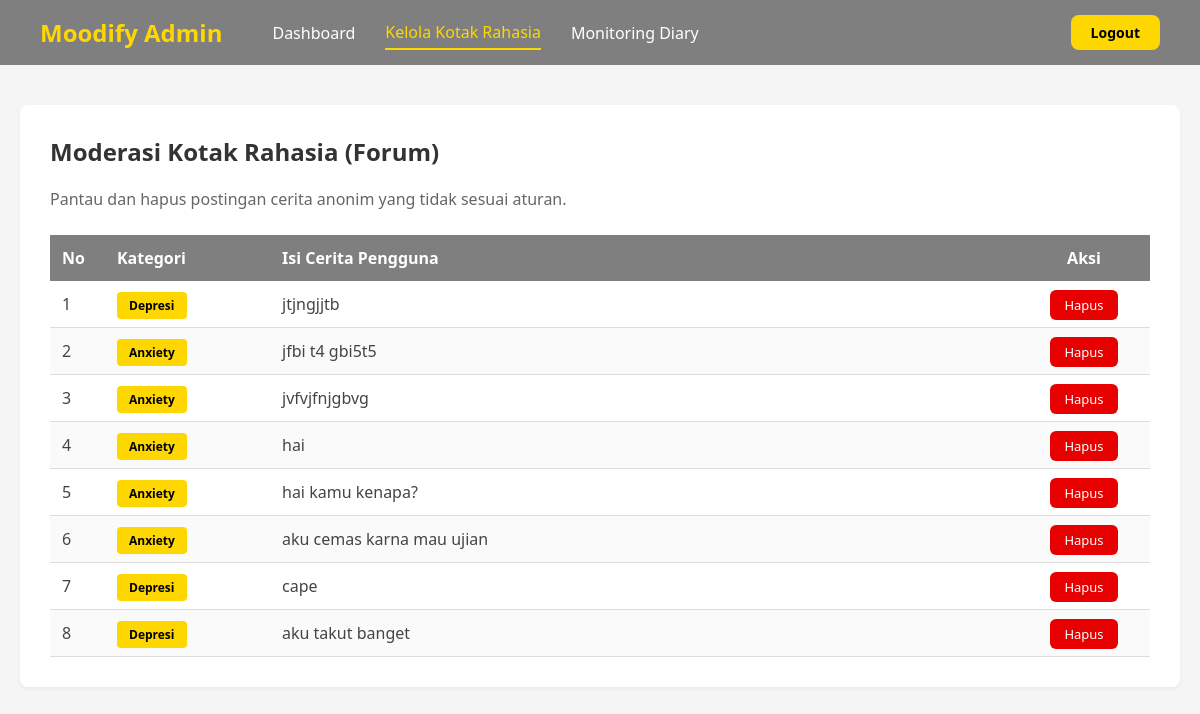
The page /admin_kotakrahasia.php (signed in) on the database its author committed.
### tables this page shows
CREATE TABLE `kotak_rahasia` (
  `id_post` int(11) NOT NULL,
  `id_user` int(11) NOT NULL,
  `kategori` varchar(50) NOT NULL,
  `isi_cerita` text NOT NULL,
  `created_at` timestamp NOT NULL DEFAULT current_timestamp()
);

### admin_kotakrahasia.php (the view, shortened to what this page needs)
<?php
include 'config.php';
$query_data = mysqli_query($conn, "SELECT * FROM kotak_rahasia ORDER BY id_post DESC");
?>
<!DOCTYPE html>
<html lang="id">
<head>
</head>
<body>
    <div class="navbar">
        <a href="admin_dashboard.php" class="brand">Moodify Admin</a>
        <a href="admin_dashboard.php" class="menu-link">Dashboard</a>
        <a href="admin_kotakrahasia.php" class="menu-link active">Kelola Kotak Rahasia</a>
        <a href="admin_mydiary.php" class="menu-link">Monitoring Diary</a>
        <a href="logout.php" class="btn-logout">Logout</a>
    </div>
    <div class="container">
        <h2>Moderasi Kotak Rahasia (Forum)</h2>
        <p style="color: #666;">Pantau dan hapus postingan cerita anonim yang tidak sesuai aturan.</p>
        <table>
            <thead>
                <tr>
                    <th style="width: 5%;">No</th>
                    <th style="width: 15%;">Kategori</th>
                    <th>Isi Cerita Pengguna</th>
                    <th style="width: 12%; text-align: center;">Aksi</th>
                </tr>
            </thead>
            <tbody>
                <?php
                $no = 1;
                while($row = mysqli_fetch_assoc($query_data)) {
                ?>
                <tr>
                    <td><?php echo $no++; ?></td>
                    <td><span class="badge"><?php echo htmlspecialchars($row['kategori']); ?></span></td>
                    <td><?php echo htmlspecialchars($row['isi_cerita']); ?></td>
                    <td style="text-align: center;">
                        <a href="admin_kotakrahasia.php?action=delete&id=<?php echo $row['id_post']; ?>"
                           class="btn-delete" onclick="return confirm('Yakin ingin menghapus cerita ini?')">Hapus</a>
                    </td>
                </tr>
                <?php } ?>
            </tbody>
        </table>
    </div>
</body>
</html>

### admin_kotakrahasia.php (style rules this page uses)
body { font-family: 'Segoe UI', sans-serif; background-color: #f5f5f5; margin: 0; padding: 0; }
.navbar { background-color: #7f7f7f; padding: 15px 40px; display: flex; align-items: center; gap: 30px; }
.navbar .brand { color: #ffd700; font-size: 24px; font-weight: bold; text-decoration: none; margin-right: 20px; }
.navbar a.menu-link { color: white; text-decoration: none; font-weight: 500; font-size: 16px; padding: 5px 0; }
.navbar a.active { border-bottom: 2px solid #ffd700; color: #ffd700; }
.navbar .btn-logout { background-color: #ffd700; color: black; text-decoration: none; padding: 8px 20px; border-radius: 8px; font-weight: bold; margin-left: auto; font-size: 14px; }
.container { max-width: 1100px; margin: 40px auto; padding: 30px; background: white; border-radius: 8px; box-shadow: 0 2px 4px rgba(0,0,0,0.05); }
h2 { color: #333; margin-top: 0; }
table { width: 100%; border-collapse: collapse; margin-top: 25px; }
table th { background-color: #7f7f7f; color: white; padding: 12px; text-align: left; }
table td { padding: 12px; border-bottom: 1px solid #ddd; color: #444; }
table tr:nth-child(even) { background-color: #fafafa; }
.badge { background-color: #ffd700; color: black; padding: 5px 12px; border-radius: 4px; font-size: 12px; font-weight: bold; }
.btn-delete { background-color: #e60000; color: white; text-decoration: none; padding: 6px 14px; border-radius: 6px; font-size: 13px; font-weight: 500; }

### rows shown on the page
kotak_rahasia: kategori "Depresi", isi_cerita "jtjngjjtb"
kotak_rahasia: kategori "Anxiety", isi_cerita "jfbi t4 gbi5t5"
kotak_rahasia: kategori "Anxiety", isi_cerita "jvfvjfnjgbvg"
kotak_rahasia: kategori "Anxiety", isi_cerita "hai"
kotak_rahasia: kategori "Anxiety", isi_cerita "hai kamu kenapa?"
kotak_rahasia: kategori "Anxiety", isi_cerita "aku cemas karna mau ujian"
kotak_rahasia: kategori "Depresi", isi_cerita "cape"
kotak_rahasia: kategori "Depresi", isi_cerita "aku takut banget"
